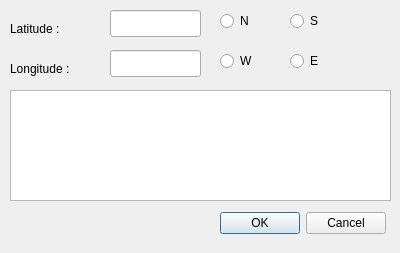
<?xml version="1.0" encoding="UTF-8"?>
<ui version="4.0">
 <class>SetLocation</class>
 <widget class="QDialog" name="SetLocation">
  <property name="windowModality">
   <enum>Qt::ApplicationModal</enum>
  </property>
  <property name="geometry">
   <rect>
    <x>0</x>
    <y>0</y>
    <width>400</width>
    <height>253</height>
   </rect>
  </property>
  <property name="windowTitle">
   <string>Set Location</string>
  </property>
  <widget class="QListView" name="listView">
   <property name="geometry">
    <rect>
     <x>10</x>
     <y>90</y>
     <width>381</width>
     <height>111</height>
    </rect>
   </property>
  </widget>
  <widget class="QDialogButtonBox" name="buttonBox">
   <property name="geometry">
    <rect>
     <x>210</x>
     <y>210</y>
     <width>176</width>
     <height>27</height>
    </rect>
   </property>
   <property name="orientation">
    <enum>Qt::Horizontal</enum>
   </property>
   <property name="standardButtons">
    <set>QDialogButtonBox::Cancel|QDialogButtonBox::Ok</set>
   </property>
  </widget>
  <widget class="QLineEdit" name="lineEdit">
   <property name="geometry">
    <rect>
     <x>110</x>
     <y>10</y>
     <width>91</width>
     <height>27</height>
    </rect>
   </property>
  </widget>
  <widget class="QLineEdit" name="lineEdit_2">
   <property name="geometry">
    <rect>
     <x>110</x>
     <y>50</y>
     <width>91</width>
     <height>27</height>
    </rect>
   </property>
  </widget>
  <widget class="QLabel" name="label">
   <property name="geometry">
    <rect>
     <x>10</x>
     <y>20</y>
     <width>67</width>
     <height>17</height>
    </rect>
   </property>
   <property name="text">
    <string>Latitude :</string>
   </property>
  </widget>
  <widget class="QLabel" name="label_2">
   <property name="geometry">
    <rect>
     <x>10</x>
     <y>60</y>
     <width>81</width>
     <height>17</height>
    </rect>
   </property>
   <property name="text">
    <string>Longitude :</string>
   </property>
  </widget>
  <widget class="QRadioButton" name="radioButton">
   <property name="geometry">
    <rect>
     <x>220</x>
     <y>10</y>
     <width>41</width>
     <height>22</height>
    </rect>
   </property>
   <property name="text">
    <string>N</string>
   </property>
  </widget>
  <widget class="QRadioButton" name="radioButton_2">
   <property name="geometry">
    <rect>
     <x>290</x>
     <y>10</y>
     <width>41</width>
     <height>22</height>
    </rect>
   </property>
   <property name="text">
    <string>S</string>
   </property>
  </widget>
  <widget class="QRadioButton" name="radioButton_3">
   <property name="geometry">
    <rect>
     <x>290</x>
     <y>50</y>
     <width>41</width>
     <height>22</height>
    </rect>
   </property>
   <property name="text">
    <string>E</string>
   </property>
  </widget>
  <widget class="QRadioButton" name="radioButton_4">
   <property name="geometry">
    <rect>
     <x>220</x>
     <y>50</y>
     <width>41</width>
     <height>22</height>
    </rect>
   </property>
   <property name="text">
    <string>W</string>
   </property>
  </widget>
 </widget>
 <resources/>
 <connections>
  <connection>
   <sender>buttonBox</sender>
   <signal>accepted()</signal>
   <receiver>SetLocation</receiver>
   <slot>accept()</slot>
   <hints>
    <hint type="sourcelabel">
     <x>248</x>
     <y>254</y>
    </hint>
    <hint type="destinationlabel">
     <x>157</x>
     <y>274</y>
    </hint>
   </hints>
  </connection>
  <connection>
   <sender>buttonBox</sender>
   <signal>rejected()</signal>
   <receiver>SetLocation</receiver>
   <slot>reject()</slot>
   <hints>
    <hint type="sourcelabel">
     <x>316</x>
     <y>260</y>
    </hint>
    <hint type="destinationlabel">
     <x>286</x>
     <y>274</y>
    </hint>
   </hints>
  </connection>
 </connections>
</ui>
